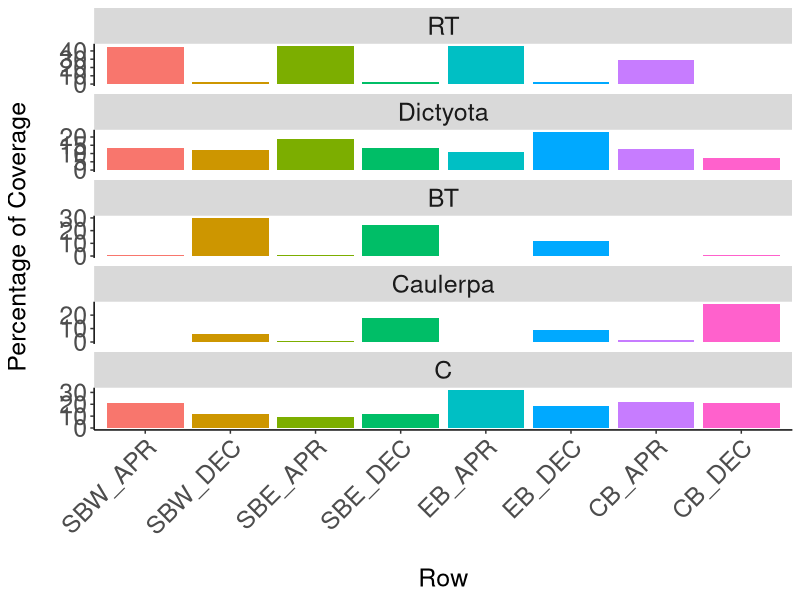
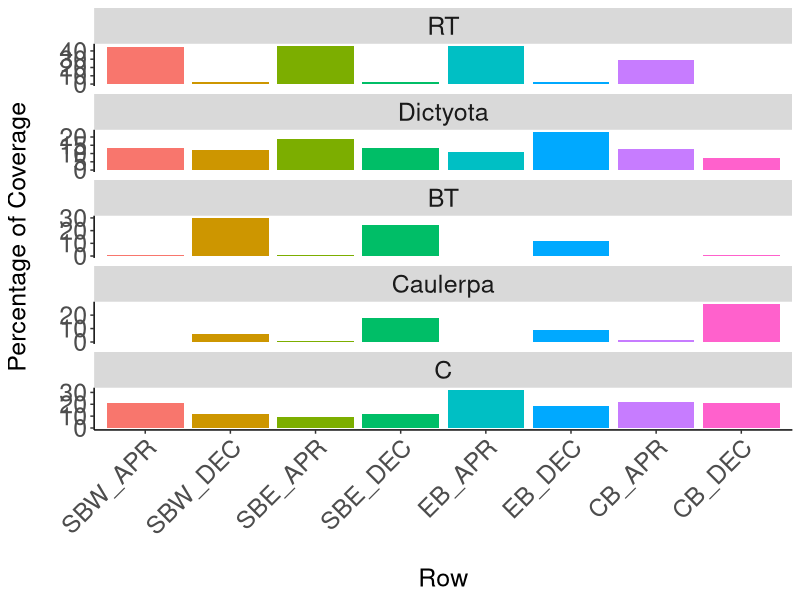

R code for these plots, in order:
## ---- chunk 1
library(ggplot2)
library(viridis)
## ---- chunk 2
CAI <- read.csv("CAI_percentage.csv")
CAI
## ---- chunk 3
df <- data.frame(
  Row = c("SBW_APR", "SBW_DEC", "SBE_APR", "SBE_DEC", "EB_APR", "EB_DEC", "CB_APR", "CB_DEC"),
  RT = c(44.19014085, 1.98019802, 45.65217391, 2.34375, 46.32352941, 2.232142857, 28.88888889, 0.294117647),
  Dictyota = c(13.20422535, 12.37623762, 19.02173913, 13.28125, 11.02941176, 23.21428571, 12.5, 7.058823529),
  BT = c(0.528169014, 30.1980198, 0.543478261, 24.21875, 0, 11.60714286, 0, 0.588235294),
  Caulerpa = c(0.176056338, 5.940594059, 1.086956522, 17.578125, 0, 8.928571429, 1.388888889, 28.52941176),
  C = c(21.47887324, 12.12871287, 9.239130435, 11.71875, 32.35294118, 18.30357143, 21.66666667, 21.47058824)
)

# Reshape the data for ggplot2
df_long <- tidyr::gather(df, key = "Category", value = "Value", -Row)

desired_order <- c("SBW_APR", "SBW_DEC", "SBE_APR", "SBE_DEC", "EB_APR", "EB_DEC", "CB_APR", "CB_DEC")

# Convert the 'Row' variable to a factor with the desired order
df_long$Row <- factor(df_long$Row, levels = desired_order)
df_long$Subgroup <- c(1, 1, 2, 2, 3, 3, 4, 4)
facet_order <- c("RT", "Dictyota", "BT", "Caulerpa", "C")

custom_limits <- list(
  RT = c(0, 50),
  Dictyota = c(0, 50),
  BT = c(0, 50),
  Caulerpa = c(0, 50),
  C = c(0, 50)
)

df_long$Category <- factor(df_long$Category, levels = facet_order)
# Create the paired bar plot
ggplot(df_long, aes(x = Row, y = Value, fill = Row, group = Subgroup)) +
  geom_bar(stat = "identity", position = position_dodge(width = 0.8)) +
  theme(panel.background = element_rect(fill= 'white'),
        axis.text = element_text(size=24),
        axis.title.y = element_text(margin = margin(t=0, r=20, b=0, l=0), size = 18),
        axis.title.x = element_text(margin = margin(t=20, r=0, b=0, l=0), size = 18),
        axis.text.y = element_text(size=18),
        axis.text.x = element_text(size=18, angle = 45, hjust = 1),
        strip.text = element_text(size = 18),
        axis.line.y = element_line(colour = 'black', size=0.5),
        axis.line.x = element_line(colour = 'black', size=0.5),
        plot.title = element_text(size=24))+
  theme(legend.position = "none") +
  facet_wrap(~Category, scales = "free_y", ncol = 1) +
  labs(y = "Percentage of Coverage") #+
  #coord_cartesian(ylim = unlist(custom_limits))

ggsave("CAIPaired1.pdf", width = 8, height = 10, units = "in")
